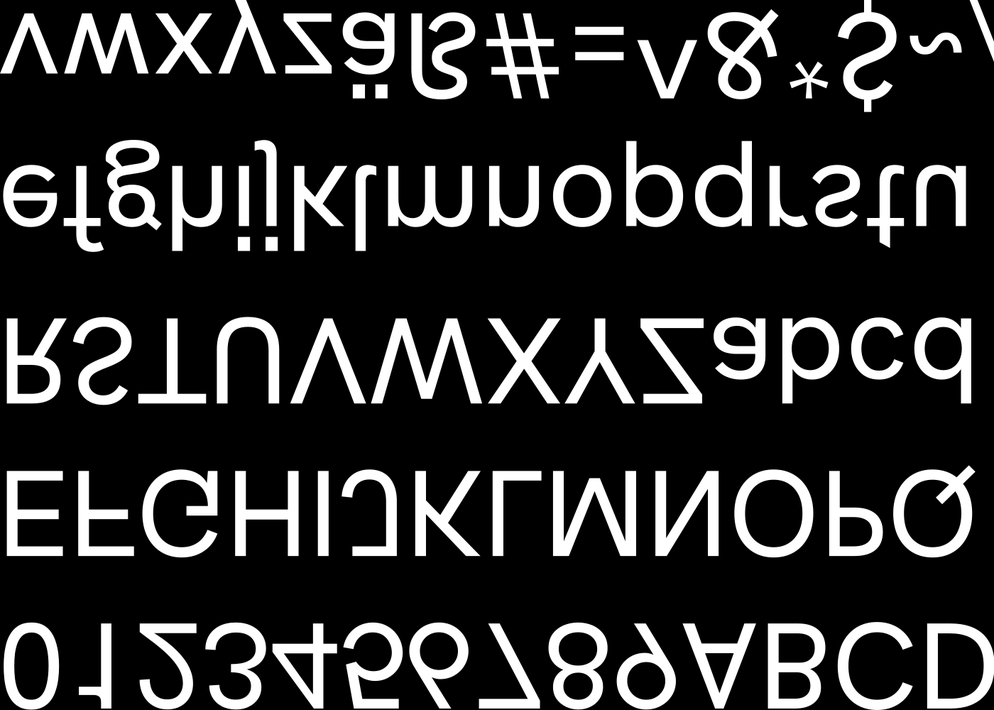
#> input picture examples/robot_localization_failure/bitmap.png, 994 x 710 px, shrunk from 1400 x 1000 before the run
$ python map_play.py
#> lines starting #> are read from the running program, lines starting #| are printed output that depends on the picture
### examples/robot_localization_failure/custom_transforms/map_image.py
import cv2
import numpy as np
from numpy.typing import NDArray

from custom_transforms.affine import Affine


class ScaleArgumentError(ValueError):
    """Error raised when an invalid number of scale arguments are provided."""

    # [6 lines left out: function __init__, not called in this run]


def crop_map_image(
    map_image: NDArray[np.uint8],
    map_resolution: float,
    map_origin: NDArray[np.floating],
    width: int,
    height: int,
    *,
    robot_position: NDArray[np.floating] | None = None,
    robot_orientation: NDArray[np.floating] | None = None,
    meters_per_pixel: float | None = None,
    width_meters: float | None = None,
    height_meters: float | None = None,
    interpolation_flags: int = cv2.INTER_AREA,
) -> NDArray:
    """Crops and resamples a section of a map image centered on the robot.

    The function extracts a region from a global map image based on the robot's
    position and orientation, using affine transformations to align and scale
    the output. The cropped image is resampled to the specified output size.

    Exactly one of `meters_per_pixel`, `width_meters`, or `height_meters` must
    be specified to define the spatial scale of the output image.

    Args:
        map_image: The input map as a 2D array.
        map_resolution: Resolution of the map in meters per pixel.
        map_origin: Origin of the map in world coordinates.
        width: Width of the output image in pixels.
        height: Height of the output image in pixels.
        robot_position: Robot's position in world coordinates.
        robot_orientation: Rotation matrix representing robot orientation.
        meters_per_pixel: Spatial resolution of the output in meters per pixel.
        width_meters: Width of the output image in meters.
        height_meters: Height of the output image in meters.
        interpolation_flags: OpenCV interpolation flags for resampling.

    Returns:
        A (height, width) array representing the cropped and resampled region
        of the map centered on the robot.
    """
    if robot_position is None:
        robot_position = np.zeros(2, dtype=np.float64)
    if robot_orientation is None:
        robot_orientation = np.eye(2, dtype=np.float64)

    specified_scales = sum(
        argument is not None
        for argument in (
            meters_per_pixel,
            width_meters,
            height_meters,
        )
    )
    if specified_scales != 1:
        raise ScaleArgumentError

    if meters_per_pixel is None:
        if width_meters is not None:
            meters_per_pixel = width_meters / width
        elif height_meters is not None:
            meters_per_pixel = height_meters / height
        else:
            raise ScaleArgumentError

    map_pixel_to_map = Affine.from_parts(scale=map_resolution)
    map_to_world = Affine.from_parts(translation=map_origin)
    robot_to_world = Affine.from_parts(
        translation=robot_position,
        rotation=robot_orientation,
    )
    world_to_robot = robot_to_world.inverse()
    robot_to_crop = Affine.from_parts(scale=1 / meters_per_pixel)
    crop_to_crop_centered = Affine.from_parts(
        translation=np.array([width / 2, height / 2]),
    )

    transform = (
        crop_to_crop_centered
        @ robot_to_crop
        @ world_to_robot
        @ map_to_world
        @ map_pixel_to_map
    )

    return cv2.warpAffine(
        map_image,
        transform.to_homogeneous()[:2, :],
        (width, height),
        flags=interpolation_flags,
    )

### examples/robot_localization_failure/custom_transforms/affine.py
from __future__ import annotations

from dataclasses import dataclass
from typing import TYPE_CHECKING

import numpy as np

if TYPE_CHECKING:
    from numpy.typing import NDArray


@dataclass
class Affine:
    """A 2D affine transformation. Stored as a homogeneous 3x3 matrix."""

    matrix: NDArray

    @classmethod
    def from_parts(
        cls,
        translation: NDArray[np.floating] | None = None,
        rotation: NDArray[np.floating] | None = None,
        scale: float | None = None,
    ) -> Affine:
        """Creates an affine transformation from translation, rotation, scale.

        Args:
            translation: A 2D vector representing the translation.
            rotation: A 2x2 rotation matrix.
            scale: A scaling factor.

        Returns:
            An Affine object representing the transformation.
        """
        if scale is None:
            scale = 1.0
        if translation is None:
            translation = np.zeros(2, dtype=np.float64)
        if rotation is None:
            rotation = np.eye(2, dtype=np.float64)
        matrix = np.eye(3, dtype=np.float64)
        matrix[:2, :2] = rotation * scale
        matrix[:2, 2] = translation
        return cls(matrix)

    def __matmul__(self, other: Affine) -> Affine:
        """Combines two affine transformations."""
        return Affine(self.matrix @ other.matrix)

    def inverse(self) -> Affine:
        """Returns the inverse of this affine transformation."""
        inv_matrix = np.linalg.inv(self.matrix)
        return Affine(inv_matrix)

    def to_homogeneous(self) -> NDArray[np.floating]:
        """Convert into equivalent homogeneous transformation matrix."""
        return self.matrix

### examples/robot_localization_failure/map_play.py
import matplotlib.pyplot as plt
import numpy as np
from custom_transforms.map_image import crop_map_image
from PIL import Image

bitmap = Image.open("bitmap.png")
#> bitmap is the input picture: PIL image 994x710 L; min 0, max 255, mean 46.6
robot_theta = np.deg2rad(30)
crop_width = 100
crop_height = 100

cropped_map_image = crop_map_image(
    map_image=np.array(bitmap),
    robot_position=np.array([1, 0]),
    robot_orientation=np.array(
        [
            [np.cos(robot_theta), -np.sin(robot_theta)],
            [np.sin(robot_theta), np.cos(robot_theta)],
        ],
    ),
    map_resolution=10.0 / 1000,
    map_origin=np.array([-5, -7]),
    width=crop_width,
    height=crop_height,
    width_meters=2,
)
#> in crop_map_image, `return cv2.warpAffine( map_image, transform.to_homogeneous()[:2, :], (..`:
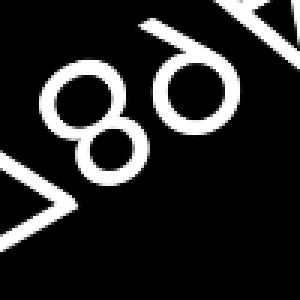
#> returned value: shape (100, 100) (shown 3 times larger); min 0, max 255, mean 39

plt.imshow(cropped_map_image, cmap="gray", origin="lower")
plt.scatter(
    crop_width / 2,
    crop_height / 2,
    color="red",
    s=50,
    marker="x",
    label="Robot Position",
)
plt.quiver(
    crop_width / 2,
    crop_height / 2,
    crop_width / 4,
    0,
    angles="xy",
    scale_units="xy",
    scale=1,
    color="red",
    label="Robot Orientation",
)
plt.title("Cropped Map Image")
plt.show()
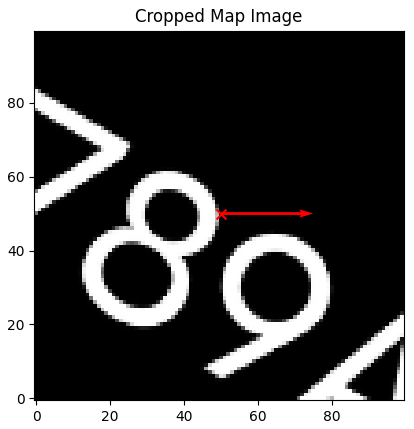
#> figure drawn by matplotlib, 1 panel
